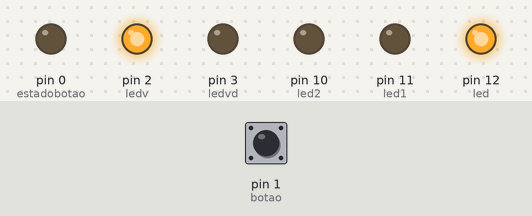
A sketch run on a simulated Arduino Uno, built with avr-gcc and run on an emulated ATmega328P. Shown: output pins drawn as LEDs (lit = HIGH). Inputs (shaded band) come from the test bench; at power-on: pin 1 (botao) LOW.

Above: at 4.0 s.
At 13.0 s:
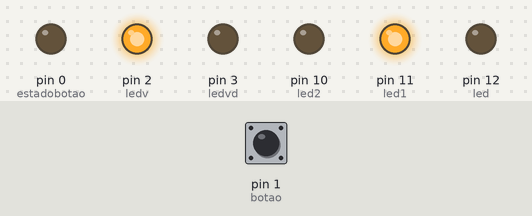
At 18.5 s:
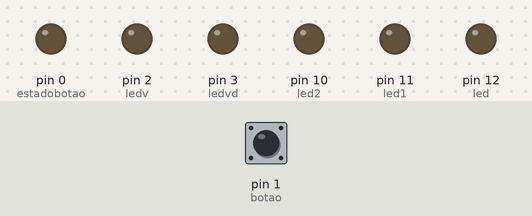
At 20.5 s:
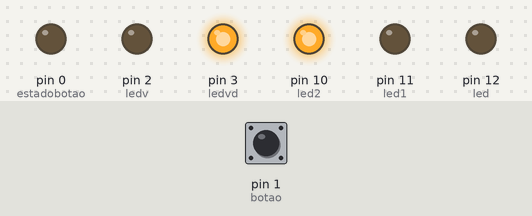
Timing chart, 0 to 29.9 s (numbered marks = the images above):
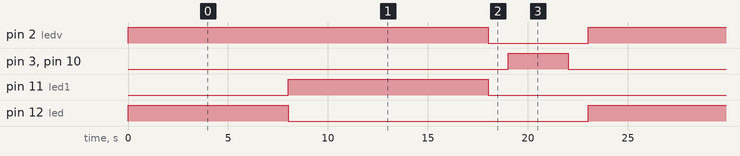

The sketch:

maratonafarol.ino
```cpp
int led = 12 ; //criando variável e atribuindo o número do pino
int led1 = 11;
int led2= 10;
int botao= 1;
int estadobotao =0;
int ledvd = 3;
int ledv = 2;

void setup()
{
  //Definindo o comportamento do LED (entrada ou saída);
  pinMode (led, OUTPUT);
  pinMode (led1, OUTPUT);
  pinMode (led2, OUTPUT);
  pinMode (botao, INPUT);
  pinMode (estadobotao, OUTPUT);
  pinMode (ledvd, OUTPUT);
  pinMode (ledv, OUTPUT);


}

void loop() {


  digitalWrite (led ,HIGH);
  digitalWrite (ledv, HIGH);
  digitalWrite (led1,LOW);

    delay(8000);
    digitalWrite (led,LOW);
    digitalWrite(led1,HIGH);
    digitalWrite(ledv, HIGH);
    delay(10000);
    digitalWrite (led1,LOW);
    digitalWrite (ledv,LOW);
    delay (1000);
     digitalWrite (ledvd,HIGH);
     digitalWrite (led2,HIGH);
     delay(3000);
     digitalWrite (ledvd,LOW);
     digitalWrite (led2, LOW);
     delay (1000);
      estadobotao = digitalRead (botao);
  if (estadobotao == HIGH) {
       digitalWrite (led,LOW);
    digitalWrite(led1,HIGH);
    digitalWrite(ledv, HIGH);
    delay(10000);
    digitalWrite (led1,LOW);
    digitalWrite (ledv,LOW);
    delay (1000);
     digitalWrite (ledvd,HIGH);
     digitalWrite (led2,HIGH);
     delay(3000);
     digitalWrite (ledvd,LOW);
     digitalWrite (led2, LOW);
     delay (1000);


  }else {
    digitalWrite (led ,HIGH);
  digitalWrite (ledv, HIGH);
  digitalWrite (led1,LOW);

    delay(8000);
    digitalWrite (led,LOW);
    digitalWrite(led1,HIGH);
    digitalWrite(ledv, HIGH);
    delay(10000);
    digitalWrite (led1,LOW);
    digitalWrite (ledv,LOW);
    delay (1000);
     digitalWrite (ledvd,HIGH);
     digitalWrite (led2,HIGH);
     delay(3000);
     digitalWrite (ledvd,LOW);
     digitalWrite (led2, LOW);
     delay (1000);


  }


}
```

Measured:
- by itself, pin 2 (ledv): alternates HIGH for 18.0 s and LOW for 5.0 s
- by itself, pin 3 (ledvd), pin 10 (led2): alternates HIGH for 3.0 s and LOW for 20.0 s
- by itself, pin 11 (led1): alternates HIGH for 10.0 s and LOW for 13.0 s
- by itself, pin 12 (led): alternates HIGH for 8.0 s and LOW for 15.0 s
